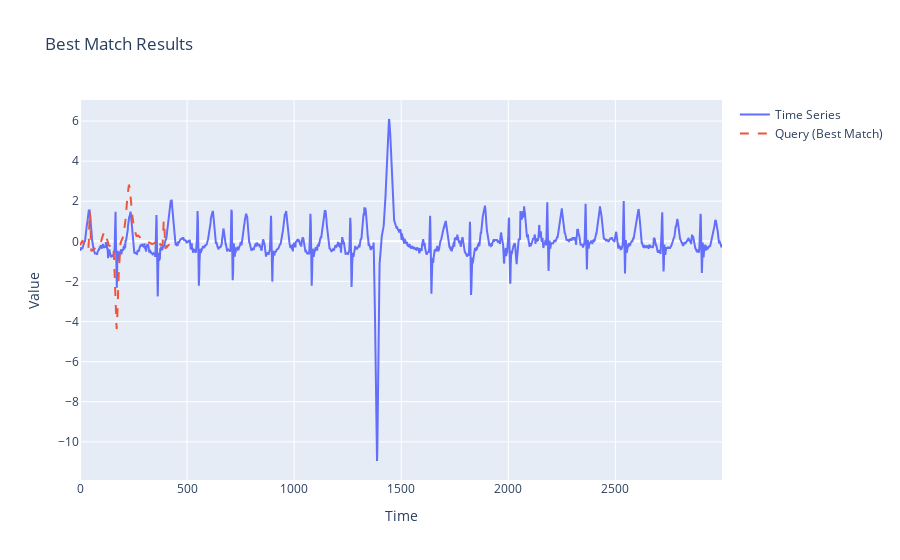

This figure's notebook cell:
### Markdown cell above
Напишите функцию `plot_bestmatch_results()` в модуле *plots.py* для визуализации найденных $topK$ похожих подпоследовательностей временного ряда на образец поиска. За основу возьмите функцию `plot_bestmatch_data()` и добавьте отображение найденных подпоследовательностей, выделив их тем же цветом, что и образец поиска.

### Code cell
plot_bestmatch_results(ts, query, naive_bestmatch_results)

### Figure 1 — Plotly figure (JSON) as saved in the notebook; plotly's stock layout.template omitted (floating-point values rounded to 4 significant figures; data arrays with more than 128 entries replaced by an {"elided": "..."} marker saying what was removed)
{"data": [{"mode": "lines", "name": "Time Series", "type": "scatter", "x": {"elided": "2999 int values"}, "y": {"elided": "2999 float values"}}, {"line": {"dash": "dash"}, "mode": "lines", "name": "Query (Best Match)", "type": "scatter", "x": {"elided": "420 int values"}, "y": {"elided": "420 float values"}}], "layout": {"autosize": true, "title": {"text": "Best Match Results"}, "xaxis": {"autorange": true, "range": [0, 2998], "title": {"text": "Time"}, "type": "linear"}, "yaxis": {"autorange": true, "range": [-11.9, 7.048], "title": {"text": "Value"}, "type": "linear"}}}
